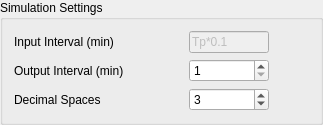
         <widget class="QgsCollapsibleGroupBox" name="mGroupBox_3">
          <property name="title">
           <string>Simulation Settings</string>
          </property>
          <layout class="QVBoxLayout" name="verticalLayout_5">
           <item>
            <layout class="QGridLayout" name="gridLayout_9">
             <item row="0" column="0">
              <widget class="QLabel" name="label_38">
               <property name="text">
                <string>Input Interval (min)</string>
               </property>
              </widget>
             </item>
             <item row="2" column="0">
              <widget class="QLabel" name="label_40">
               <property name="text">
                <string>Decimal Spaces</string>
               </property>
              </widget>
             </item>
             <item row="0" column="2">
              <widget class="QLineEdit" name="leIntervalIn">
               <property name="enabled">
                <bool>false</bool>
               </property>
               <property name="maximumSize">
                <size>
                 <width>80</width>
                 <height>16777215</height>
                </size>
               </property>
               <property name="text">
                <string>Tp*0.1</string>
               </property>
              </widget>
             </item>
             <item row="1" column="0">
              <widget class="QLabel" name="label_39">
               <property name="text">
                <string>Output Interval (min)</string>
               </property>
              </widget>
             </item>
             <item row="2" column="2">
              <widget class="QSpinBox" name="sbDecimals">
               <property name="minimumSize">
                <size>
                 <width>35</width>
                 <height>18</height>
                </size>
               </property>
               <property name="maximumSize">
                <size>
                 <width>80</width>
                 <height>16777215</height>
                </size>
               </property>
               <property name="maximum">
                <number>6</number>
               </property>
               <property name="value">
                <number>3</number>
               </property>
              </widget>
             </item>
             <item row="2" column="1">
              <spacer name="horizontalSpacer_9">
               <property name="orientation">
                <enum>Qt::Horizontal</enum>
               </property>
               <property name="sizeType">
                <enum>QSizePolicy::Fixed</enum>
               </property>
               <property name="sizeHint" stdset="0">
                <size>
                 <width>59</width>
                 <height>20</height>
                </size>
               </property>
              </spacer>
             </item>
             <item row="2" column="3">
              <spacer name="horizontalSpacer_19">
               <property name="orientation">
                <enum>Qt::Horizontal</enum>
               </property>
               <property name="sizeHint" stdset="0">
                <size>
                 <width>40</width>
                 <height>20</height>
                </size>
               </property>
              </spacer>
             </item>
             <item row="1" column="2">
              <widget class="QSpinBox" name="sbIntervalOut">
               <property name="maximumSize">
                <size>
                 <width>80</width>
                 <height>16777215</height>
                </size>
               </property>
               <property name="minimum">
                <number>1</number>
               </property>
               <property name="maximum">
                <number>10</number>
               </property>
              </widget>
             </item>
            </layout>
           </item>
          </layout>
         </widget>
